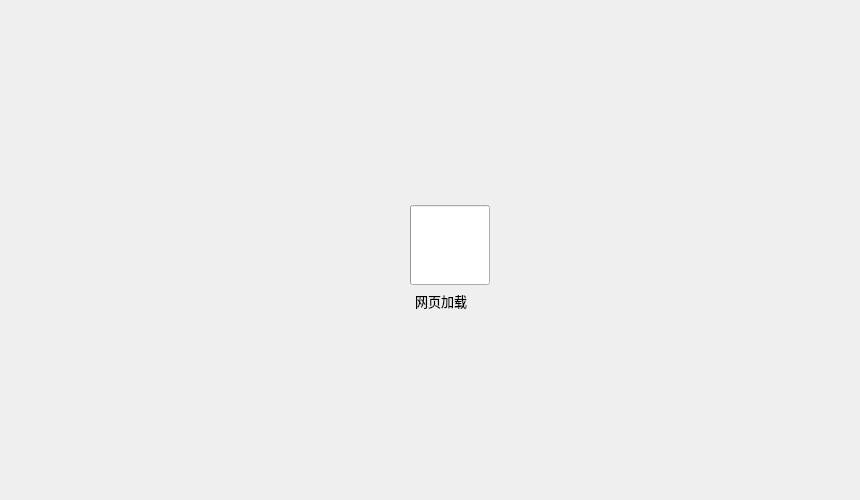
<?xml version="1.0" encoding="UTF-8"?>
<ui version="4.0">
 <class>StoryPage</class>
 <widget class="QWidget" name="StoryPage">
  <property name="geometry">
   <rect>
    <x>0</x>
    <y>0</y>
    <width>860</width>
    <height>500</height>
   </rect>
  </property>
  <property name="minimumSize">
   <size>
    <width>860</width>
    <height>500</height>
   </size>
  </property>
  <property name="maximumSize">
   <size>
    <width>860</width>
    <height>500</height>
   </size>
  </property>
  <property name="windowTitle">
   <string>Form</string>
  </property>
  <widget class="IndeterminateProgressRing" name="IndeterminateProgressRing">
   <property name="geometry">
    <rect>
     <x>410</x>
     <y>205</y>
     <width>80</width>
     <height>80</height>
    </rect>
   </property>
  </widget>
  <widget class="CaptionLabel" name="CaptionLabel">
   <property name="geometry">
    <rect>
     <x>415</x>
     <y>290</y>
     <width>76</width>
     <height>21</height>
    </rect>
   </property>
   <property name="font">
    <font>
     <family>Agency FB</family>
     <pointsize>10</pointsize>
     <weight>50</weight>
     <bold>false</bold>
    </font>
   </property>
   <property name="text">
    <string>网页加载</string>
   </property>
  </widget>
  <widget class="QWidget" name="gridLayoutWidget">
   <property name="geometry">
    <rect>
     <x>15</x>
     <y>10</y>
     <width>826</width>
     <height>466</height>
    </rect>
   </property>
   <layout class="QGridLayout" name="gridLayout"/>
  </widget>
  <zorder>CaptionLabel</zorder>
  <zorder>IndeterminateProgressRing</zorder>
  <zorder>gridLayoutWidget</zorder>
 </widget>
 <customwidgets>
  <customwidget>
   <class>CaptionLabel</class>
   <extends>QLabel</extends>
   <header>qfluentwidgets</header>
  </customwidget>
  <customwidget>
   <class>IndeterminateProgressRing</class>
   <extends>QProgressBar</extends>
   <header>qfluentwidgets</header>
  </customwidget>
 </customwidgets>
 <resources/>
 <connections/>
</ui>
